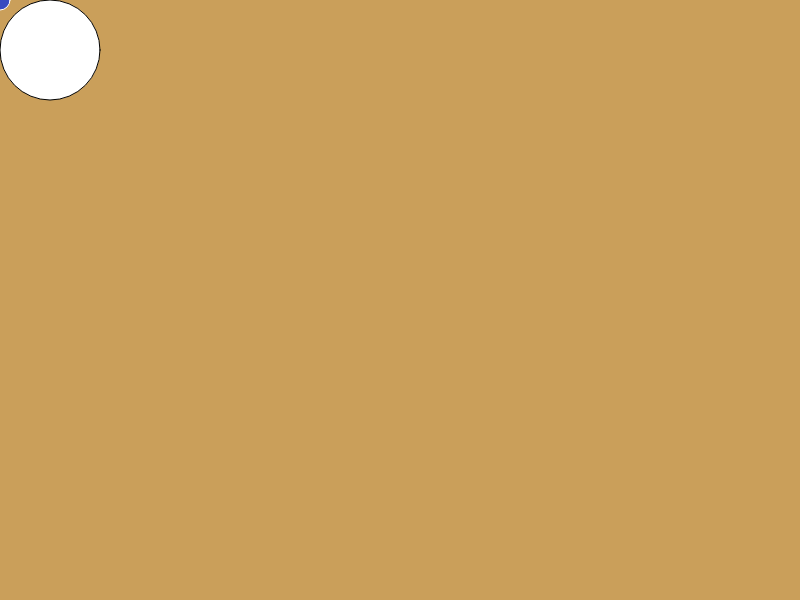
Frame 1 (no input)
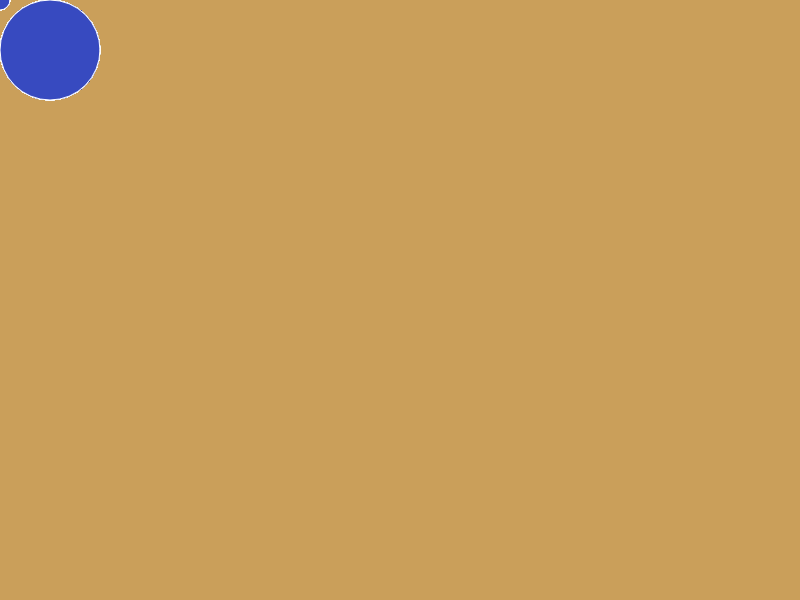
Frame 60 (no input)
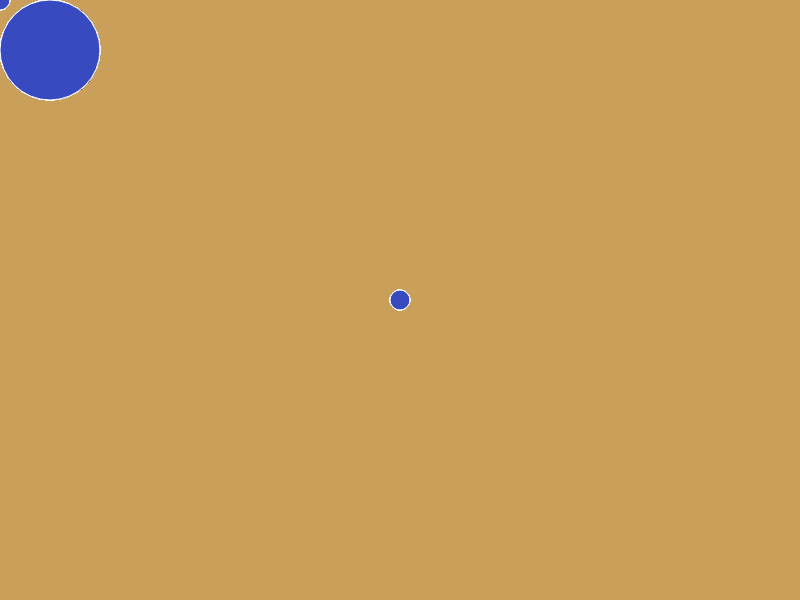
Frame 120 (the mouse pressed at the canvas centre since frame 60)

The p5.js sketch that drew these frames (run headless with seeded random() and noise() and a simulated clock; from frame 60 on, the mouse is pressed at the canvas centre):

// p5.js sketch
// ── sketch.js
function setup() {
  // this is a comment
  createCanvas(800, 600); // width and height
  // donald trump's hair:
  background(202, 159, 90); // red, green, blue
}

function draw() {
  ellipse(50, 50, 100, 100); // painter's algorithm
  fill(55, 74, 192);
  stroke(255, 255, 255);
  ellipse(mouseX, mouseY, 20, 20);
}
